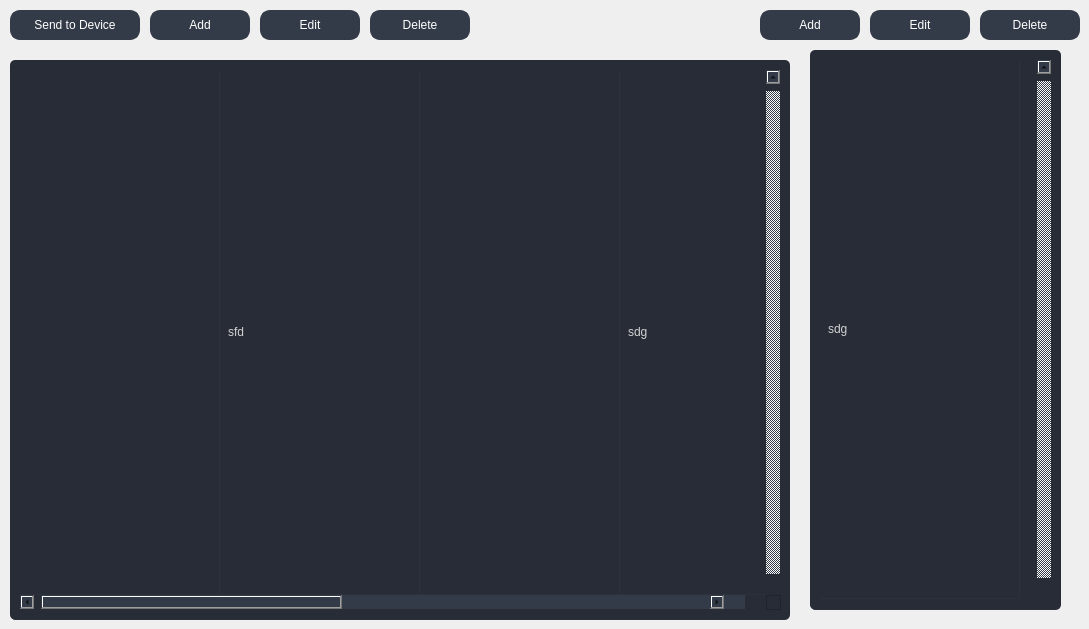
      <widget class="QWidget" name="page_database">
       <widget class="QTableWidget" name="table_persons">
        <property name="geometry">
         <rect>
          <x>10</x>
          <y>60</y>
          <width>780</width>
          <height>560</height>
         </rect>
        </property>
        <property name="palette">
         <palette>
          <active>
           <colorrole role="WindowText">
            <brush brushstyle="SolidPattern">
             <color alpha="255">
              <red>210</red>
              <green>210</green>
              <blue>210</blue>
             </color>
            </brush>
           </colorrole>
           <colorrole role="Button">
            <brush brushstyle="SolidPattern">
             <color alpha="255">
              <red>39</red>
              <green>44</green>
              <blue>54</blue>
             </color>
            </brush>
           </colorrole>
           <colorrole role="Text">
            <brush brushstyle="SolidPattern">
             <color alpha="255">
              <red>210</red>
              <green>210</green>
              <blue>210</blue>
             </color>
            </brush>
           </colorrole>
           <colorrole role="ButtonText">
            <brush brushstyle="SolidPattern">
             <color alpha="255">
              <red>210</red>
              <green>210</green>
              <blue>210</blue>
             </color>
            </brush>
           </colorrole>
           <colorrole role="Base">
            <brush brushstyle="SolidPattern">
             <color alpha="255">
              <red>39</red>
              <green>44</green>
              <blue>54</blue>
             </color>
            </brush>
           </colorrole>
           <colorrole role="Window">
            <brush brushstyle="SolidPattern">
             <color alpha="255">
              <red>39</red>
              <green>44</green>
              <blue>54</blue>
             </color>
            </brush>
           </colorrole>
          </active>
          <inactive>
           <colorrole role="WindowText">
            <brush brushstyle="SolidPattern">
             <color alpha="255">
              <red>210</red>
              <green>210</green>
              <blue>210</blue>
             </color>
            </brush>
           </colorrole>
           <colorrole role="Button">
            <brush brushstyle="SolidPattern">
             <color alpha="255">
              <red>39</red>
              <green>44</green>
              <blue>54</blue>
             </color>
            </brush>
           </colorrole>
           <colorrole role="Text">
            <brush brushstyle="SolidPattern">
             <color alpha="255">
              <red>210</red>
              <green>210</green>
              <blue>210</blue>
             </color>
            </brush>
           </colorrole>
           <colorrole role="ButtonText">
            <brush brushstyle="SolidPattern">
             <color alpha="255">
              <red>210</red>
              <green>210</green>
              <blue>210</blue>
             </color>
            </brush>
           </colorrole>
           <colorrole role="Base">
            <brush brushstyle="SolidPattern">
             <color alpha="255">
              <red>39</red>
              <green>44</green>
              <blue>54</blue>
             </color>
            </brush>
           </colorrole>
           <colorrole role="Window">
            <brush brushstyle="SolidPattern">
             <color alpha="255">
              <red>39</red>
              <green>44</green>
              <blue>54</blue>
             </color>
            </brush>
           </colorrole>
          </inactive>
          <disabled>
           <colorrole role="WindowText">
            <brush brushstyle="SolidPattern">
             <color alpha="255">
              <red>210</red>
              <green>210</green>
              <blue>210</blue>
             </color>
            </brush>
           </colorrole>
           <colorrole role="Button">
            <brush brushstyle="SolidPattern">
             <color alpha="255">
              <red>39</red>
              <green>44</green>
              <blue>54</blue>
             </color>
            </brush>
           </colorrole>
           <colorrole role="Text">
            <brush brushstyle="SolidPattern">
             <color alpha="255">
              <red>210</red>
              <green>210</green>
              <blue>210</blue>
             </color>
            </brush>
           </colorrole>
           <colorrole role="ButtonText">
            <brush brushstyle="SolidPattern">
             <color alpha="255">
              <red>210</red>
              <green>210</green>
              <blue>210</blue>
             </color>
            </brush>
           </colorrole>
           <colorrole role="Base">
            <brush brushstyle="SolidPattern">
             <color alpha="255">
              <red>39</red>
              <green>44</green>
              <blue>54</blue>
             </color>
            </brush>
           </colorrole>
           <colorrole role="Window">
            <brush brushstyle="SolidPattern">
             <color alpha="255">
              <red>39</red>
              <green>44</green>
              <blue>54</blue>
             </color>
            </brush>
           </colorrole>
          </disabled>
         </palette>
        </property>
        <property name="styleSheet">
         <string notr="true">QTableWidget {	
	background-color: rgb(39, 44, 54);
	padding: 10px;
	border-radius: 5px;
	gridline-color: rgb(44, 49, 60);
	border-bottom: 1px solid rgb(44, 49, 60);
}
QTableWidget::item{
	border-color: rgb(44, 49, 60);
	padding-left: 5px;
	padding-right: 5px;
	gridline-color: rgb(44, 49, 60);
}
QTableWidget::item:selected{
	background-color: rgb(85, 170, 255);
}
QScrollBar:horizontal {
    border: none;
    background: rgb(52, 59, 72);
    height: 14px;
    margin: 0px 21px 0 21px;
	border-radius: 0px;
}
 QScrollBar:vertical {
	border: none;
    background: rgb(52, 59, 72);
    width: 14px;
    margin: 21px 0 21px 0;
	border-radius: 0px;
 }
QHeaderView::section{
	Background-color: rgb(39, 44, 54);
	max-width: 30px;
	border: 1px solid rgb(44, 49, 60);
	border-style: none;
    border-bottom: 1px solid rgb(44, 49, 60);
    border-right: 1px solid rgb(44, 49, 60);
}
QTableWidget::horizontalHeader {	
	background-color: rgb(81, 255, 0);
}
QHeaderView::section:horizontal
{
    border: 1px solid rgb(32, 34, 42);
	background-color: rgb(27, 29, 35);
	color: rgb(255, 255, 255);
	padding: 3px;
	border-top-left-radius: 7px;
    border-top-right-radius: 7px;
}
QHeaderView::section:vertical
{
    border: 1px solid rgb(44, 49, 60);
}
</string>
        </property>
        <property name="frameShape">
         <enum>QFrame::NoFrame</enum>
        </property>
        <property name="verticalScrollBarPolicy">
         <enum>Qt::ScrollBarAlwaysOn</enum>
        </property>
        <property name="sizeAdjustPolicy">
         <enum>QAbstractScrollArea::AdjustToContents</enum>
        </property>
        <property name="editTriggers">
         <set>QAbstractItemView::NoEditTriggers</set>
        </property>
        <property name="alternatingRowColors">
         <bool>false</bool>
        </property>
        <property name="selectionMode">
         <enum>QAbstractItemView::SingleSelection</enum>
        </property>
        <property name="selectionBehavior">
         <enum>QAbstractItemView::SelectRows</enum>
        </property>
        <property name="textElideMode">
         <enum>Qt::ElideMiddle</enum>
        </property>
        <property name="rowCount">
         <number>1</number>
        </property>
        <property name="columnCount">
         <number>7</number>
        </property>
        <attribute name="horizontalHeaderVisible">
         <bool>false</bool>
        </attribute>
        <attribute name="horizontalHeaderCascadingSectionResizes">
         <bool>true</bool>
        </attribute>
        <attribute name="horizontalHeaderDefaultSectionSize">
         <number>200</number>
        </attribute>
        <attribute name="horizontalHeaderStretchLastSection">
         <bool>false</bool>
        </attribute>
        <attribute name="verticalHeaderVisible">
         <bool>false</bool>
        </attribute>
        <attribute name="verticalHeaderHighlightSections">
         <bool>false</bool>
        </attribute>
        <attribute name="verticalHeaderStretchLastSection">
         <bool>true</bool>
        </attribute>
        <row/>
        <column>
         <property name="text">
          <string/>
         </property>
        </column>
        <column>
         <property name="text">
          <string>ID</string>
         </property>
        </column>
        <column>
         <property name="text">
          <string>Image</string>
         </property>
        </column>
        <column>
         <property name="text">
          <string>Name</string>
         </property>
        </column>
        <column>
         <property name="text">
          <string>Department</string>
         </property>
        </column>
        <column>
         <property name="text">
          <string>Gender</string>
         </property>
        </column>
        <column>
         <property name="text">
          <string>Phone Number</string>
         </property>
        </column>
        <item row="0" column="1">
         <property name="text">
          <string>sfd</string>
         </property>
        </item>
        <item row="0" column="3">
         <property name="text">
          <string>sdg</string>
         </property>
        </item>
        <item row="0" column="4">
         <property name="text">
          <string>sdf</string>
         </property>
        </item>
        <item row="0" column="5">
         <property name="text">
          <string>sfd</string>
         </property>
        </item>
        <item row="0" column="6">
         <property name="text">
          <string>sf</string>
         </property>
        </item>
       </widget>
       <widget class="QPushButton" name="button_delete_person">
        <property name="geometry">
         <rect>
          <x>370</x>
          <y>10</y>
          <width>100</width>
          <height>30</height>
         </rect>
        </property>
        <property name="styleSheet">
         <string notr="true">QPushButton {
	border: 2px solid rgb(52, 59, 72);
	border-radius: 10px;	
	background-color: rgb(52, 59, 72);
	color: rgb(255, 255, 255);
}
QPushButton:hover {
	background-color: rgb(57, 65, 80);
	color: rgb(227, 227, 227);
	border: 2px solid rgb(61, 70, 86);
}
QPushButton:pressed {	
	background-color: rgb(35, 40, 49);
	color: rgb(255, 255, 255);
	border: 2px solid rgb(43, 50, 61);
}</string>
        </property>
        <property name="text">
         <string>Delete</string>
        </property>
        <property name="icon">
         <iconset resource="files.qrc">
          <normaloff>:/16x16/data/resources/icons/16x16/cil-remove.png</normaloff>:/16x16/data/resources/icons/16x16/cil-remove.png</iconset>
        </property>
       </widget>
       <widget class="QPushButton" name="button_edit_person">
        <property name="geometry">
         <rect>
          <x>260</x>
          <y>10</y>
          <width>100</width>
          <height>30</height>
         </rect>
        </property>
        <property name="styleSheet">
         <string notr="true">QPushButton {
	border: 2px solid rgb(52, 59, 72);
	border-radius: 10px;	
	background-color: rgb(52, 59, 72);
	color: rgb(255, 255, 255);
}
QPushButton:hover {
	background-color: rgb(57, 65, 80);
	color: rgb(227, 227, 227);
	border: 2px solid rgb(61, 70, 86);
}
QPushButton:pressed {	
	background-color: rgb(35, 40, 49);
	color: rgb(255, 255, 255);
	border: 2px solid rgb(43, 50, 61);
}</string>
        </property>
        <property name="text">
         <string>Edit</string>
        </property>
        <property name="icon">
         <iconset resource="files.qrc">
          <normaloff>:/16x16/data/resources/icons/16x16/cil-pencil.png</normaloff>:/16x16/data/resources/icons/16x16/cil-pencil.png</iconset>
        </property>
       </widget>
       <widget class="QPushButton" name="button_add_person">
        <property name="geometry">
         <rect>
          <x>150</x>
          <y>10</y>
          <width>100</width>
          <height>30</height>
         </rect>
        </property>
        <property name="styleSheet">
         <string notr="true">QPushButton {
	border: 2px solid rgb(52, 59, 72);
	border-radius: 10px;	
	background-color: rgb(52, 59, 72);
	color: rgb(255, 255, 255);
}
QPushButton:hover {
	background-color: rgb(57, 65, 80);
	color: rgb(227, 227, 227);
	border: 2px solid rgb(61, 70, 86);
}
QPushButton:pressed {	
	background-color: rgb(35, 40, 49);
	color: rgb(255, 255, 255);
	border: 2px solid rgb(43, 50, 61);
}</string>
        </property>
        <property name="text">
         <string>Add</string>
        </property>
        <property name="icon">
         <iconset resource="files.qrc">
          <normaloff>:/16x16/data/resources/icons/16x16/cil-plus.png</normaloff>:/16x16/data/resources/icons/16x16/cil-plus.png</iconset>
        </property>
       </widget>
       <widget class="QPushButton" name="button_send_device">
        <property name="geometry">
         <rect>
          <x>10</x>
          <y>10</y>
          <width>130</width>
          <height>30</height>
         </rect>
        </property>
        <property name="styleSheet">
         <string notr="true">QPushButton {
	border: 2px solid rgb(52, 59, 72);
	border-radius: 10px;	
	background-color: rgb(52, 59, 72);
	color: rgb(255, 255, 255);
}
QPushButton:hover {
	background-color: rgb(57, 65, 80);
	color: rgb(227, 227, 227);
	border: 2px solid rgb(61, 70, 86);
}
QPushButton:pressed {	
	background-color: rgb(35, 40, 49);
	color: rgb(255, 255, 255);
	border: 2px solid rgb(43, 50, 61);
}</string>
        </property>
        <property name="text">
         <string>Send to Device</string>
        </property>
        <property name="icon">
         <iconset resource="files.qrc">
          <normaloff>:/16x16/data/resources/icons/16x16/cil-paper-plane.png</normaloff>:/16x16/data/resources/icons/16x16/cil-paper-plane.png</iconset>
        </property>
       </widget>
       <widget class="QTableWidget" name="table_department">
        <property name="geometry">
         <rect>
          <x>810</x>
          <y>50</y>
          <width>251</width>
          <height>560</height>
         </rect>
        </property>
        <property name="palette">
         <palette>
          <active>
           <colorrole role="WindowText">
            <brush brushstyle="SolidPattern">
             <color alpha="255">
              <red>210</red>
              <green>210</green>
              <blue>210</blue>
             </color>
            </brush>
           </colorrole>
           <colorrole role="Button">
            <brush brushstyle="SolidPattern">
             <color alpha="255">
              <red>39</red>
              <green>44</green>
              <blue>54</blue>
             </color>
            </brush>
           </colorrole>
           <colorrole role="Text">
            <brush brushstyle="SolidPattern">
             <color alpha="255">
              <red>210</red>
              <green>210</green>
              <blue>210</blue>
             </color>
            </brush>
           </colorrole>
           <colorrole role="ButtonText">
            <brush brushstyle="SolidPattern">
             <color alpha="255">
              <red>210</red>
              <green>210</green>
              <blue>210</blue>
             </color>
            </brush>
           </colorrole>
           <colorrole role="Base">
            <brush brushstyle="SolidPattern">
             <color alpha="255">
              <red>39</red>
              <green>44</green>
              <blue>54</blue>
             </color>
            </brush>
           </colorrole>
           <colorrole role="Window">
            <brush brushstyle="SolidPattern">
             <color alpha="255">
              <red>39</red>
              <green>44</green>
              <blue>54</blue>
             </color>
            </brush>
           </colorrole>
          </active>
          <inactive>
           <colorrole role="WindowText">
            <brush brushstyle="SolidPattern">
             <color alpha="255">
              <red>210</red>
              <green>210</green>
              <blue>210</blue>
             </color>
            </brush>
           </colorrole>
           <colorrole role="Button">
            <brush brushstyle="SolidPattern">
             <color alpha="255">
              <red>39</red>
              <green>44</green>
              <blue>54</blue>
             </color>
            </brush>
           </colorrole>
           <colorrole role="Text">
            <brush brushstyle="SolidPattern">
             <color alpha="255">
              <red>210</red>
              <green>210</green>
              <blue>210</blue>
             </color>
            </brush>
           </colorrole>
           <colorrole role="ButtonText">
            <brush brushstyle="SolidPattern">
             <color alpha="255">
              <red>210</red>
              <green>210</green>
              <blue>210</blue>
             </color>
            </brush>
           </colorrole>
           <colorrole role="Base">
            <brush brushstyle="SolidPattern">
             <color alpha="255">
              <red>39</red>
              <green>44</green>
              <blue>54</blue>
             </color>
            </brush>
           </colorrole>
           <colorrole role="Window">
            <brush brushstyle="SolidPattern">
             <color alpha="255">
              <red>39</red>
              <green>44</green>
              <blue>54</blue>
             </color>
            </brush>
           </colorrole>
          </inactive>
          <disabled>
           <colorrole role="WindowText">
            <brush brushstyle="SolidPattern">
             <color alpha="255">
              <red>210</red>
              <green>210</green>
              <blue>210</blue>
             </color>
            </brush>
           </colorrole>
           <colorrole role="Button">
            <brush brushstyle="SolidPattern">
             <color alpha="255">
              <red>39</red>
              <green>44</green>
              <blue>54</blue>
             </color>
            </brush>
           </colorrole>
           <colorrole role="Text">
            <brush brushstyle="SolidPattern">
             <color alpha="255">
              <red>210</red>
              <green>210</green>
              <blue>210</blue>
             </color>
            </brush>
           </colorrole>
           <colorrole role="ButtonText">
            <brush brushstyle="SolidPattern">
             <color alpha="255">
              <red>210</red>
              <green>210</green>
              <blue>210</blue>
             </color>
            </brush>
           </colorrole>
           <colorrole role="Base">
            <brush brushstyle="SolidPattern">
             <color alpha="255">
              <red>39</red>
              <green>44</green>
              <blue>54</blue>
             </color>
            </brush>
           </colorrole>
           <colorrole role="Window">
            <brush brushstyle="SolidPattern">
             <color alpha="255">
              <red>39</red>
              <green>44</green>
              <blue>54</blue>
             </color>
            </brush>
           </colorrole>
          </disabled>
         </palette>
        </property>
        <property name="styleSheet">
         <string notr="true">QTableWidget {	
	background-color: rgb(39, 44, 54);
	padding: 10px;
	border-radius: 5px;
	gridline-color: rgb(44, 49, 60);
	border-bottom: 1px solid rgb(44, 49, 60);
}
QTableWidget::item{
	border-color: rgb(44, 49, 60);
	padding-left: 5px;
	padding-right: 5px;
	gridline-color: rgb(44, 49, 60);
}
QTableWidget::item:selected{
	background-color: rgb(85, 170, 255);
}
QScrollBar:horizontal {
    border: none;
    background: rgb(52, 59, 72);
    height: 14px;
    margin: 0px 21px 0 21px;
	border-radius: 0px;
}
 QScrollBar:vertical {
	border: none;
    background: rgb(52, 59, 72);
    width: 14px;
    margin: 21px 0 21px 0;
	border-radius: 0px;
 }
QHeaderView::section{
	Background-color: rgb(39, 44, 54);
	max-width: 30px;
	border: 1px solid rgb(44, 49, 60);
	border-style: none;
    border-bottom: 1px solid rgb(44, 49, 60);
    border-right: 1px solid rgb(44, 49, 60);
}
QTableWidget::horizontalHeader {	
	background-color: rgb(81, 255, 0);
}
QHeaderView::section:horizontal
{
    border: 1px solid rgb(32, 34, 42);
	background-color: rgb(27, 29, 35);
	color: rgb(255, 255, 255);
	padding: 3px;
	border-top-left-radius: 7px;
    border-top-right-radius: 7px;
}
QHeaderView::section:vertical
{
    border: 1px solid rgb(44, 49, 60);
}
</string>
        </property>
        <property name="frameShape">
         <enum>QFrame::NoFrame</enum>
        </property>
        <property name="verticalScrollBarPolicy">
         <enum>Qt::ScrollBarAlwaysOn</enum>
        </property>
        <property name="sizeAdjustPolicy">
         <enum>QAbstractScrollArea::AdjustToContents</enum>
        </property>
        <property name="editTriggers">
         <set>QAbstractItemView::NoEditTriggers</set>
        </property>
        <property name="alternatingRowColors">
         <bool>false</bool>
        </property>
        <property name="selectionMode">
         <enum>QAbstractItemView::SingleSelection</enum>
        </property>
        <property name="selectionBehavior">
         <enum>QAbstractItemView::SelectRows</enum>
        </property>
        <property name="textElideMode">
         <enum>Qt::ElideMiddle</enum>
        </property>
        <property name="rowCount">
         <number>1</number>
        </property>
        <property name="columnCount">
         <number>1</number>
        </property>
        <attribute name="horizontalHeaderVisible">
         <bool>false</bool>
        </attribute>
        <attribute name="horizontalHeaderCascadingSectionResizes">
         <bool>true</bool>
        </attribute>
        <attribute name="horizontalHeaderDefaultSectionSize">
         <number>200</number>
        </attribute>
        <attribute name="horizontalHeaderStretchLastSection">
         <bool>false</bool>
        </attribute>
        <attribute name="verticalHeaderVisible">
         <bool>false</bool>
        </attribute>
        <attribute name="verticalHeaderHighlightSections">
         <bool>false</bool>
        </attribute>
        <attribute name="verticalHeaderStretchLastSection">
         <bool>true</bool>
        </attribute>
        <row/>
        <column>
         <property name="text">
          <string>Department</string>
         </property>
        </column>
        <item row="0" column="0">
         <property name="text">
          <string>sdg</string>
         </property>
        </item>
       </widget>
       <widget class="QPushButton" name="button_delete_department">
        <property name="geometry">
         <rect>
          <x>980</x>
          <y>10</y>
          <width>100</width>
          <height>30</height>
         </rect>
        </property>
        <property name="styleSheet">
         <string notr="true">QPushButton {
	border: 2px solid rgb(52, 59, 72);
	border-radius: 10px;	
	background-color: rgb(52, 59, 72);
	color: rgb(255, 255, 255);
}
QPushButton:hover {
	background-color: rgb(57, 65, 80);
	color: rgb(227, 227, 227);
	border: 2px solid rgb(61, 70, 86);
}
QPushButton:pressed {	
	background-color: rgb(35, 40, 49);
	color: rgb(255, 255, 255);
	border: 2px solid rgb(43, 50, 61);
}</string>
        </property>
        <property name="text">
         <string>Delete</string>
        </property>
        <property name="icon">
         <iconset resource="files.qrc">
          <normaloff>:/16x16/data/resources/icons/16x16/cil-remove.png</normaloff>:/16x16/data/resources/icons/16x16/cil-remove.png</iconset>
        </property>
       </widget>
       <widget class="QPushButton" name="button_edit_department">
        <property name="geometry">
         <rect>
          <x>870</x>
          <y>10</y>
          <width>100</width>
          <height>30</height>
         </rect>
        </property>
        <property name="styleSheet">
         <string notr="true">QPushButton {
	border: 2px solid rgb(52, 59, 72);
	border-radius: 10px;	
	background-color: rgb(52, 59, 72);
	color: rgb(255, 255, 255);
}
QPushButton:hover {
	background-color: rgb(57, 65, 80);
	color: rgb(227, 227, 227);
	border: 2px solid rgb(61, 70, 86);
}
QPushButton:pressed {	
	background-color: rgb(35, 40, 49);
	color: rgb(255, 255, 255);
	border: 2px solid rgb(43, 50, 61);
}</string>
        </property>
        <property name="text">
         <string>Edit</string>
        </property>
        <property name="icon">
         <iconset resource="files.qrc">
          <normaloff>:/16x16/data/resources/icons/16x16/cil-pencil.png</normaloff>:/16x16/data/resources/icons/16x16/cil-pencil.png</iconset>
        </property>
       </widget>
       <widget class="QPushButton" name="button_add_department">
        <property name="geometry">
         <rect>
          <x>760</x>
          <y>10</y>
          <width>100</width>
          <height>30</height>
         </rect>
        </property>
        <property name="styleSheet">
         <string notr="true">QPushButton {
	border: 2px solid rgb(52, 59, 72);
	border-radius: 10px;	
	background-color: rgb(52, 59, 72);
	color: rgb(255, 255, 255);
}
QPushButton:hover {
	background-color: rgb(57, 65, 80);
	color: rgb(227, 227, 227);
	border: 2px solid rgb(61, 70, 86);
}
QPushButton:pressed {	
	background-color: rgb(35, 40, 49);
	color: rgb(255, 255, 255);
	border: 2px solid rgb(43, 50, 61);
}</string>
        </property>
        <property name="text">
         <string>Add</string>
        </property>
        <property name="icon">
         <iconset resource="files.qrc">
          <normaloff>:/16x16/data/resources/icons/16x16/cil-plus.png</normaloff>:/16x16/data/resources/icons/16x16/cil-plus.png</iconset>
        </property>
       </widget>
      </widget>
